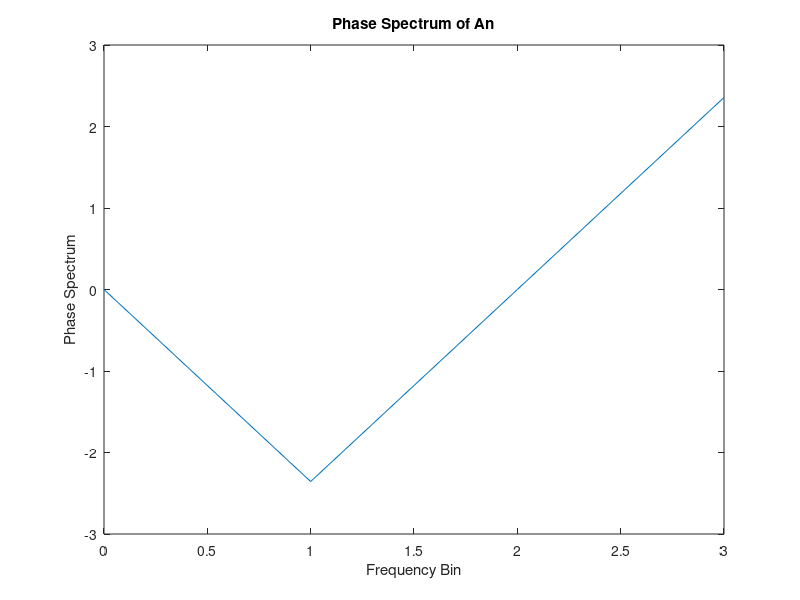
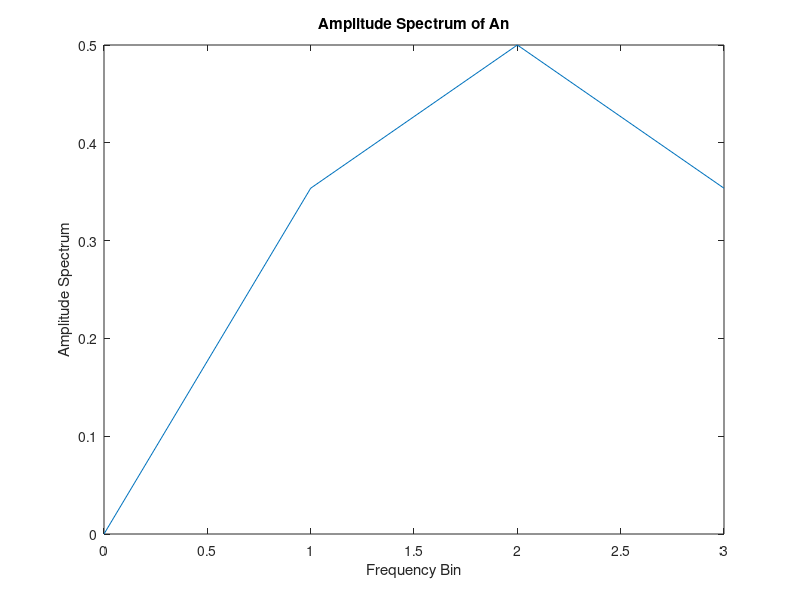
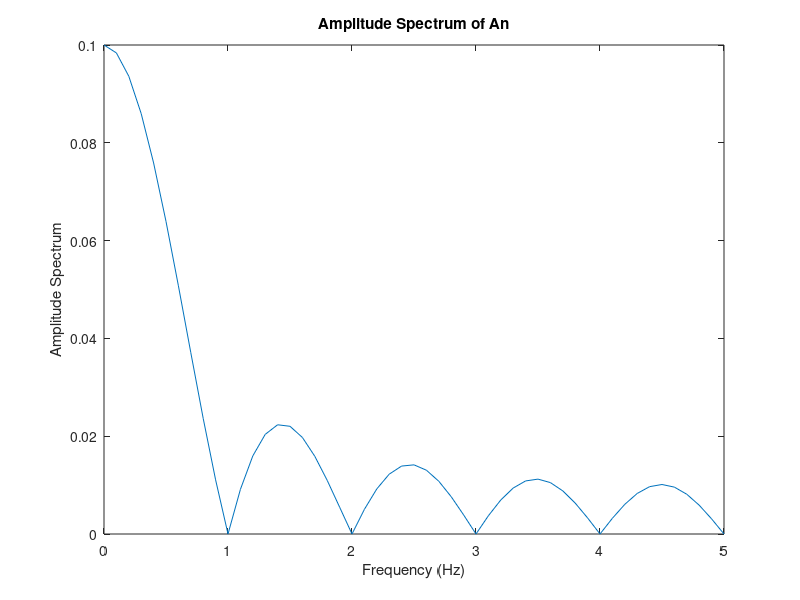
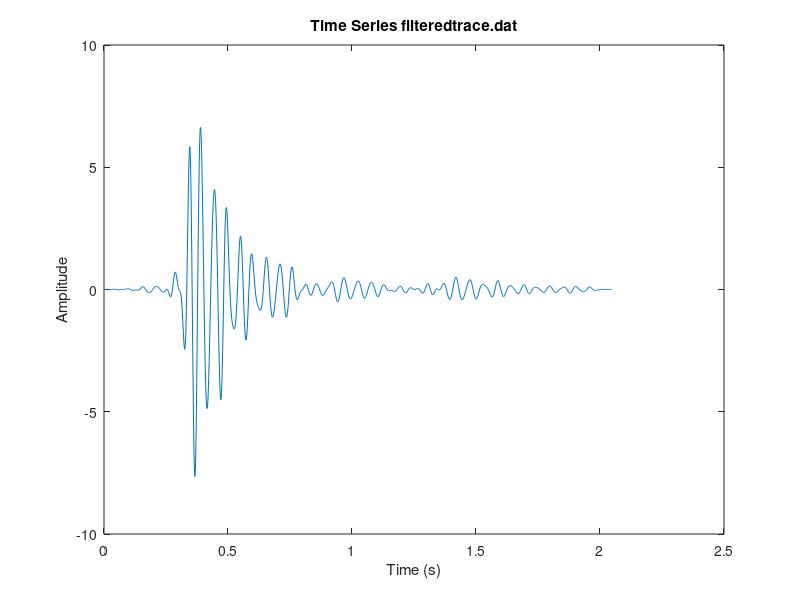

The MATLAB source for these figures, in order: (Note: a time limit stopped this script after it produced the figures.)
% Fourier Transforms, Amplitude and Phase Spectra
% Completed during MS Geophysics at the University of Western Ontario
% MATLAB code by Benjamin Consolvo
% Updated in 10/2015

close all;
clc;
clear all;
x=[0 1 2 3] % Frequency bins 


a1=complex(-.25,-.25)
a2=.5;
a3=complex(-.25,.25);
an=[0,a1,a2,a3]; % The complex function


ampspect=abs(an); %absolute value of the elements of an. When complex, 
                  % abs(an) is the complex modulus (magnitude) of
                  % the elements of an.
phasespect=angle(an); % Finding the phase spectrum of An

% a)
figure;
plot(x,phasespect);              % Plotting the amplitude spectrum of An
title('Phase Spectrum of An');
xlabel('Frequency Bin');
ylabel('Phase Spectrum');

% b)
figure;
plot(x,ampspect);                 % Plotting the phase spectrum of An
title('Amplitude Spectrum of An');
xlabel('Frequency Bin');
ylabel('Amplitude Spectrum');



%% Writing code to carry out the Discrete Fourier Transform (DFT)
a = [0 -1 1 0];           % Set time series to #1 question
N = length(a);            % Find the length of time series
X = zeros(N,1);           % Set up an N-by-1 matrix of zeros

for n = 1:N
    for k = 1:N
        compl=i*2*pi*(n-1)*(k-1)/N; % Calculating the complex exponent
        X(n)=X(n)+(1/N)*a(k)*exp(compl); %Formula for DFT
    end
end
X;

% ii) 
% Writing code to carry out the inverse DFT

aa = zeros(N,1);
for n = 1:N
    for k = 1:N
        compl=-i*2*pi*(n-1)*(k-1)/N; % Calculating the complex exponent
        aa(k)=aa(k)+X(n)*exp(compl); %Formula for inverse DFT to get ak back
    end
end
aa;

%% Taking a Fourier transform of the Boxcar function
% Writing code to carry out the DFT
box = zeros(100,1);
box(1:10)=1;
N = length(box);            % Find the length of time series
X = zeros(N,1);           % Set up an N-by-1 matrix of zeros

for n = 1:N
    for k = 1:N
        compl=i*2*pi*(n-1)*(k-1)/N; % Calculating the complex exponent
        X(n)=X(n)+(1/N)*box(k)*exp(compl); %Formula for DFT
    end
end
X;
% Plotting the amplitude spectrum of a boxcar function An

f=zeros(100,1);
for q=1:99
    f(q+1)=f(q)+0.1;
end
 
f=f(1:51);
ampspect2=abs(X(1:51));

% c) 
figure;
plot(f,ampspect2);                
title('Amplitude Spectrum of An');
xlabel('Frequency (Hz)');
ylabel('Amplitude Spectrum');

                     
%%

% Read the time series "filteredtrace.dat" into MATLAB by using a dlmread
% command.
ex = dlmread('3_filteredtrace.dat');
t=zeros(1024,1);        % make a vector of length 1024 to put time values in
for y=1:1023
    t(y+1)=t(y)+0.002;  %convert to time in seconds 2 / 1000 = 0.002
end

% d)
figure;
plot(t,ex);                
title('Time Series filteredtrace.dat');
xlabel('Time (s)');
ylabel('Amplitude');

% ex is already our defined time series
N = length(ex);            % Find the length of time series
X = zeros(N,1);           % Set up an N-by-1 matrix of zeros

for n = 1:N
    for k = 1:N
        compl=i*2*pi*(n-1)*(k-1)/N; % Calculating the complex exponent
        X(n)=X(n)+(1/N)*ex(k)*exp(compl); %Formula for DFT
    end
end
X;

%% Power spectrum is the square of the amplitude spectrum

t=0.002;
ff=zeros(N,1);
qu=[1:N];
qu=qu';
ff=qu/(N*t);

% e) Power spectrum from 0 to 500 Hz
pwrspect2=(abs(X)).^2;
figure;
plot(ff,pwrspect2);                
title('Power Spectrum of filteredtrace.dat');
xlabel('Frequency (Hz)');
ylabel('Amplitude Spectrum Squared');

% f) Power spectrum from 0 to250 Hz
figure;
plot(ff(1:N/2),pwrspect2(1:N/2));
title('Power Spectrum of filteredtrace.dat');
xlabel('Frequency (Hz)');
ylabel('Amplitude Spectrum Squared');



%% Apply phase shift in the frequency domain to advance the 
%seismic trace 5 ms in time, and then carry out the inverse DFT.  
%Produce plots to verify the time shift.


exft=fft(ex); % fourier transform of original time series
n=zeros(N,1); % creating a row vector of 0s
n=[1:1:512,-512:1:-1]; % This is the key part: we must index our n 
%appropriately to get a real valued time series when we take the IFFT.
%Here, we create a Hermite-symmetric complex exponential.
n=n'; % transpose of n

compl3=exp(complex(0,-2*pi*(n)*2.5/(N)));
ex_shifted=exft.*(compl3);

% g)
times=ifft(ex_shifted);
figure;
plot(t*1000,real(times));
hold on;
plot(t*1000,real(ex));
title('Original and Shifted Time Series filteredtrace.dat');
xlabel('Time (ms)');
ylabel('Amplitude');
legend('5ms shifted time series','Original Time Series');
